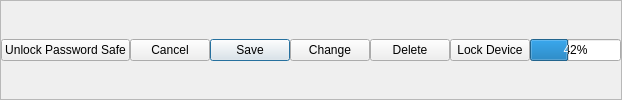
         <widget class="QFrame" name="frame_13">
          <property name="sizePolicy">
           <sizepolicy hsizetype="Preferred" vsizetype="Fixed">
            <horstretch>0</horstretch>
            <verstretch>0</verstretch>
           </sizepolicy>
          </property>
          <property name="minimumSize">
           <size>
            <width>0</width>
            <height>100</height>
           </size>
          </property>
          <property name="maximumSize">
           <size>
            <width>16777215</width>
            <height>25</height>
           </size>
          </property>
          <property name="frameShape">
           <enum>QFrame::StyledPanel</enum>
          </property>
          <property name="frameShadow">
           <enum>QFrame::Raised</enum>
          </property>
          <layout class="QHBoxLayout" name="horizontalLayout_10">
           <property name="spacing">
            <number>0</number>
           </property>
           <property name="leftMargin">
            <number>0</number>
           </property>
           <property name="topMargin">
            <number>0</number>
           </property>
           <property name="rightMargin">
            <number>0</number>
           </property>
           <property name="bottomMargin">
            <number>0</number>
           </property>
           <item>
            <widget class="QPushButton" name="PWS_ButtonEnable">
             <property name="text">
              <string>Unlock Password Safe</string>
             </property>
             <property name="icon">
              <iconset resource="../../../../nitrokey-app2/nitrokeyapp/ui/resources.qrc">
               <normaloff>:/images/new/icon_safe.svg</normaloff>:/images/new/icon_safe.svg</iconset>
             </property>
            </widget>
           </item>
           <item>
            <widget class="QPushButton" name="PWS_ButtonClose">
             <property name="maximumSize">
              <size>
               <width>200</width>
               <height>16777215</height>
              </size>
             </property>
             <property name="text">
              <string>Cancel</string>
             </property>
            </widget>
           </item>
           <item>
            <widget class="QPushButton" name="PWS_ButtonSaveSlot">
             <property name="maximumSize">
              <size>
               <width>200</width>
               <height>16777215</height>
              </size>
             </property>
             <property name="text">
              <string>Save</string>
             </property>
             <property name="autoDefault">
              <bool>true</bool>
             </property>
             <property name="default">
              <bool>true</bool>
             </property>
            </widget>
           </item>
           <item>
            <widget class="QPushButton" name="ButtonChangeSlot">
             <property name="text">
              <string>Change</string>
             </property>
            </widget>
           </item>
           <item>
            <widget class="QPushButton" name="PWS_ButtonDelete">
             <property name="maximumSize">
              <size>
               <width>80</width>
               <height>16777215</height>
              </size>
             </property>
             <property name="text">
              <string>Delete</string>
             </property>
             <property name="checkable">
              <bool>true</bool>
             </property>
            </widget>
           </item>
           <item>
            <widget class="QPushButton" name="PWS_Lock">
             <property name="text">
              <string>Lock Device</string>
             </property>
            </widget>
           </item>
           <item>
            <widget class="QProgressBar" name="PWS_progressBar">
             <property name="sizePolicy">
              <sizepolicy hsizetype="Fixed" vsizetype="Fixed">
               <horstretch>0</horstretch>
               <verstretch>0</verstretch>
              </sizepolicy>
             </property>
             <property name="value">
              <number>42</number>
             </property>
            </widget>
           </item>
          </layout>
         </widget>
